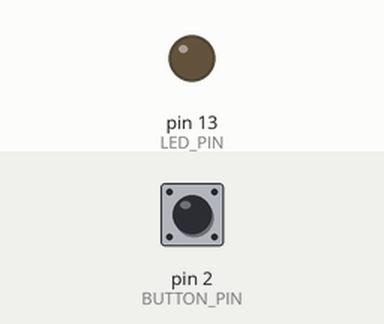
The sketch below on a simulated Arduino Uno, built with avr-gcc and run on an emulated ATmega328P. Parts: output pins drawn as LEDs (lit = HIGH). The inputs (shaded band) are chosen by the test bench; at power-on: pin 2 (BUTTON_PIN) HIGH.

Above: at 1.2 s.
1.3 s: pin 2 (BUTTON_PIN) pulled LOW for 0.15 s
At 2.2 s:
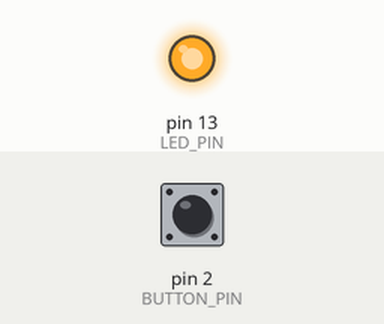
2.9 s: pin 2 (BUTTON_PIN) pulled LOW for 1 s
At 4.7 s:
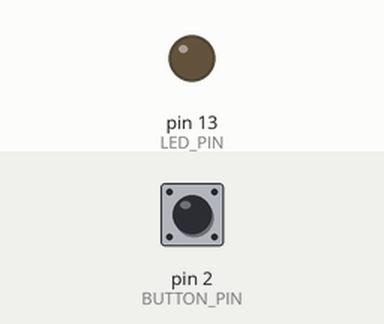
5.4 s: pin 2 (BUTTON_PIN) pulled LOW for 3.2 s
At 9.5 s:
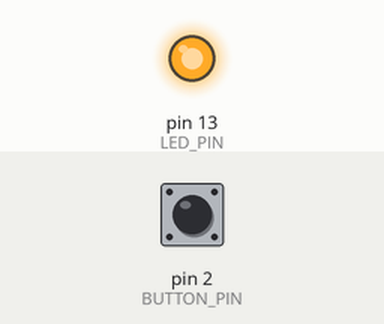
Timing chart, 0 to 11.0 s (numbered marks = the images above; inputs shaded):
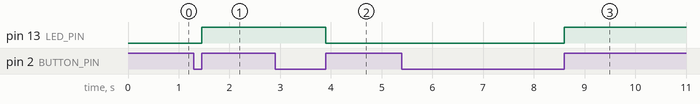

Measured:
- after the input at 1.3 s, pin 13 (LED_PIN): LOW → HIGH after 0.15 s
- after the input at 2.9 s, pin 13 (LED_PIN): HIGH → LOW after 1.0 s
- after the input at 5.4 s, pin 13 (LED_PIN): LOW → HIGH after 3.2 s

The sketch:

1_Button.ino
```cpp
// 2025-04-05 - Tie Penatti - 0.1.1
// 1 Pull-up Button Prototype - Turn led on/off with a button

/*
  Arduino             Button

  +-----+              +---+
  |  2  |--------------|   |
  | GND |--------------|   |
  +-----+              +---+

- Pin 2: Connect to one terminal of the button
- GND: Connect to other terminal of button
*/

#include <Arduino.h>

const int BUTTON_PIN = 2;
const int LED_PIN = LED_BUILTIN; // Internal LED pin (13 on most Arduinos)

int buttonState = HIGH;
int lastButtonState = buttonState;
int ledState = LOW;

void setup() {
    // setup pins and modes
    pinMode(BUTTON_PIN, INPUT_PULLUP); // Button input with internal pull-up resistor
    pinMode(LED_PIN, OUTPUT); // allows to use the internal led as output

    // setup initial state
    digitalWrite(LED_PIN, ledState);
}

void loop() {
    lastButtonState = checkButtonState();
}

int checkButtonState() {
    buttonState = digitalRead(BUTTON_PIN);

    if (lastButtonState == LOW && buttonState == HIGH) {
        ledState = !ledState;
        digitalWrite(LED_PIN, ledState);
        debounceDelay();
    }
    return buttonState;
}

void debounceDelay() {
    delay(50);
}
```
